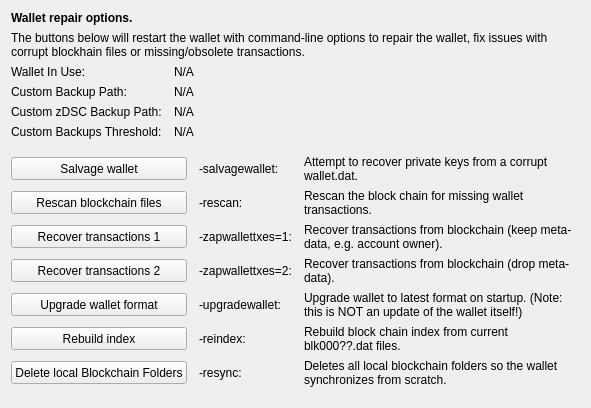
     <widget class="QWidget" name="tab_repair">
      <attribute name="title">
       <string>&amp;Wallet Repair</string>
      </attribute>
      <layout class="QGridLayout" name="gridLayout_4" columnstretch="0,0,0,0">
       <property name="horizontalSpacing">
        <number>12</number>
       </property>
       <item row="0" column="0" colspan="4">
        <widget class="QLabel" name="label_repair_header">
         <property name="font">
          <font>
           <weight>75</weight>
           <bold>true</bold>
          </font>
         </property>
         <property name="text">
          <string>Wallet repair options.</string>
         </property>
        </widget>
       </item>
       <item row="1" column="0" colspan="4">
        <widget class="QLabel" name="label_repair_helptext">
         <property name="font">
          <font>
           <weight>50</weight>
           <bold>false</bold>
          </font>
         </property>
         <property name="text">
          <string>The buttons below will restart the wallet with command-line options to repair the wallet, fix issues with corrupt blockhain files or missing/obsolete transactions.</string>
         </property>
         <property name="wordWrap">
          <bool>true</bool>
         </property>
        </widget>
       </item>
       <item row="2" column="0">
        <widget class="QLabel" name="wallet_path_label">
         <property name="text">
          <string>Wallet In Use:</string>
         </property>
        </widget>
       </item>
       <item row="2" column="1" colspan="3">
        <widget class="QLabel" name="wallet_path">
         <property name="cursor">
          <cursorShape>IBeamCursor</cursorShape>
         </property>
         <property name="text">
          <string>N/A</string>
         </property>
         <property name="textFormat">
          <enum>Qt::PlainText</enum>
         </property>
         <property name="textInteractionFlags">
          <set>Qt::LinksAccessibleByMouse|Qt::TextSelectableByKeyboard|Qt::TextSelectableByMouse</set>
         </property>
        </widget>
       </item>
       <item row="3" column="0">
        <widget class="QLabel" name="wallet_custombackuppath_label">
         <property name="text">
          <string>Custom Backup Path:</string>
         </property>
         <property name="visible">
          <bool>false</bool>
         </property>
        </widget>
       </item>
       <item row="3" column="1" colspan="3">
        <widget class="QLabel" name="wallet_custombackuppath">
         <property name="cursor">
          <cursorShape>IBeamCursor</cursorShape>
         </property>
         <property name="text">
          <string>N/A</string>
         </property>
         <property name="textFormat">
          <enum>Qt::PlainText</enum>
         </property>
         <property name="textInteractionFlags">
          <set>Qt::LinksAccessibleByMouse|Qt::TextSelectableByKeyboard|Qt::TextSelectableByMouse</set>
         </property>
         <property name="visible">
          <bool>false</bool>
         </property>
        </widget>
       </item>
       <item row="4" column="0">
        <widget class="QLabel" name="wallet_customzpivbackuppath_label">
         <property name="text">
          <string>Custom zDSC Backup Path:</string>
         </property>
         <property name="visible">
          <bool>false</bool>
         </property>
        </widget>
       </item>
       <item row="4" column="1" colspan="3">
        <widget class="QLabel" name="wallet_customzpivbackuppath">
         <property name="cursor">
          <cursorShape>IBeamCursor</cursorShape>
         </property>
         <property name="text">
          <string>N/A</string>
         </property>
         <property name="textFormat">
          <enum>Qt::PlainText</enum>
         </property>
         <property name="textInteractionFlags">
          <set>Qt::LinksAccessibleByMouse|Qt::TextSelectableByKeyboard|Qt::TextSelectableByMouse</set>
         </property>
         <property name="visible">
          <bool>false</bool>
         </property>
        </widget>
       </item>
       <item row="5" column="0">
        <widget class="QLabel" name="wallet_custombackupthreshold_label">
         <property name="text">
          <string>Custom Backups Threshold:</string>
         </property>
         <property name="visible">
          <bool>false</bool>
         </property>
        </widget>
       </item>
       <item row="5" column="1" colspan="3">
        <widget class="QLabel" name="wallet_custombackupthreshold">
         <property name="cursor">
          <cursorShape>IBeamCursor</cursorShape>
         </property>
         <property name="text">
          <string>N/A</string>
         </property>
         <property name="textFormat">
          <enum>Qt::PlainText</enum>
         </property>
         <property name="textInteractionFlags">
          <set>Qt::LinksAccessibleByMouse|Qt::TextSelectableByKeyboard|Qt::TextSelectableByMouse</set>
         </property>
         <property name="visible">
          <bool>false</bool>
         </property>
        </widget>
       </item>
       <item row="6" column="0">
        <spacer name="verticalSpacer_repair1">
         <property name="orientation">
          <enum>Qt::Vertical</enum>
         </property>
         <property name="sizeHint" stdset="0">
          <size>
           <width>10</width>
           <height>10</height>
          </size>
         </property>
        </spacer>
       </item>
       <item row="7" column="0" colspan="2">
        <widget class="QPushButton" name="btn_salvagewallet">
         <property name="minimumSize">
          <size>
           <width>100</width>
           <height>23</height>
          </size>
         </property>
         <property name="text">
          <string>Salvage wallet</string>
         </property>
        </widget>
       </item>
       <item row="7" column="2">
        <widget class="QLabel" name="label_repair_salvage_command">
         <property name="text">
          <string notr="true">-salvagewallet:</string>
         </property>
        </widget>
       </item>
       <item row="7" column="3">
        <widget class="QLabel" name="label_repair_salvage">
         <property name="text">
          <string>Attempt to recover private keys from a corrupt wallet.dat.</string>
         </property>
         <property name="wordWrap">
          <bool>true</bool>
         </property>
        </widget>
       </item>
       <item row="8" column="0" colspan="2">
        <widget class="QPushButton" name="btn_rescan">
         <property name="minimumSize">
          <size>
           <width>100</width>
           <height>23</height>
          </size>
         </property>
         <property name="text">
          <string>Rescan blockchain files</string>
         </property>
        </widget>
       </item>
       <item row="8" column="2">
        <widget class="QLabel" name="label_repair_rescan_command">
         <property name="text">
          <string notr="true">-rescan:</string>
         </property>
        </widget>
       </item>
       <item row="8" column="3">
        <widget class="QLabel" name="label_repair_rescan">
         <property name="text">
          <string>Rescan the block chain for missing wallet transactions.</string>
         </property>
         <property name="wordWrap">
          <bool>true</bool>
         </property>
        </widget>
       </item>
       <item row="9" column="0" colspan="2">
        <widget class="QPushButton" name="btn_zapwallettxes1">
         <property name="minimumSize">
          <size>
           <width>100</width>
           <height>23</height>
          </size>
         </property>
         <property name="text">
          <string>Recover transactions 1</string>
         </property>
        </widget>
       </item>
       <item row="9" column="2">
        <widget class="QLabel" name="label_repair_zap1_command">
         <property name="text">
          <string notr="true">-zapwallettxes=1:</string>
         </property>
        </widget>
       </item>
       <item row="9" column="3">
        <widget class="QLabel" name="label_repair_zap1">
         <property name="text">
          <string>Recover transactions from blockchain (keep meta-data, e.g. account owner).</string>
         </property>
         <property name="wordWrap">
          <bool>true</bool>
         </property>
        </widget>
       </item>
       <item row="10" column="0" colspan="2">
        <widget class="QPushButton" name="btn_zapwallettxes2">
         <property name="minimumSize">
          <size>
           <width>100</width>
           <height>23</height>
          </size>
         </property>
         <property name="text">
          <string>Recover transactions 2</string>
         </property>
        </widget>
       </item>
       <item row="10" column="2">
        <widget class="QLabel" name="label_repair_zap2_command">
         <property name="text">
          <string notr="true">-zapwallettxes=2:</string>
         </property>
        </widget>
       </item>
       <item row="10" column="3">
        <widget class="QLabel" name="label_repair_zap2">
         <property name="text">
          <string>Recover transactions from blockchain (drop meta-data).</string>
         </property>
         <property name="wordWrap">
          <bool>true</bool>
         </property>
        </widget>
       </item>
       <item row="11" column="0" colspan="2">
        <widget class="QPushButton" name="btn_upgradewallet">
         <property name="minimumSize">
          <size>
           <width>100</width>
           <height>23</height>
          </size>
         </property>
         <property name="text">
          <string>Upgrade wallet format</string>
         </property>
        </widget>
       </item>
       <item row="11" column="2">
        <widget class="QLabel" name="label_repair_upgrade_command">
         <property name="text">
          <string notr="true">-upgradewallet:</string>
         </property>
        </widget>
       </item>
       <item row="11" column="3">
        <widget class="QLabel" name="label_repair_upgrade">
         <property name="text">
          <string>Upgrade wallet to latest format on startup. (Note: this is NOT an update of the wallet itself!)</string>
         </property>
         <property name="wordWrap">
          <bool>true</bool>
         </property>
        </widget>
       </item>
       <item row="12" column="0" colspan="2">
        <widget class="QPushButton" name="btn_reindex">
         <property name="minimumSize">
          <size>
           <width>100</width>
           <height>23</height>
          </size>
         </property>
         <property name="text">
          <string>Rebuild index</string>
         </property>
        </widget>
       </item>
       <item row="12" column="2">
        <widget class="QLabel" name="label_repair_reindex_command">
         <property name="text">
          <string notr="true">-reindex:</string>
         </property>
        </widget>
       </item>
       <item row="12" column="3">
        <widget class="QLabel" name="label_repair_reindex">
         <property name="text">
          <string>Rebuild block chain index from current blk000??.dat files.</string>
         </property>
         <property name="wordWrap">
          <bool>true</bool>
         </property>
        </widget>
       </item>
       <item row="13" column="0" colspan="2">
        <widget class="QPushButton" name="btn_resync">
         <property name="minimumSize">
          <size>
           <width>100</width>
           <height>23</height>
          </size>
         </property>
         <property name="text">
          <string>Delete local Blockchain Folders</string>
         </property>
        </widget>
       </item>
       <item row="13" column="2">
        <widget class="QLabel" name="label_repair_resync_command">
         <property name="text">
          <string>-resync:</string>
         </property>
        </widget>
       </item>
       <item row="13" column="3">
        <widget class="QLabel" name="label_repair_resync">
         <property name="text">
          <string>Deletes all local blockchain folders so the wallet synchronizes from scratch.</string>
         </property>
         <property name="wordWrap">
          <bool>true</bool>
         </property>
        </widget>
       </item>
       <item row="14" column="0">
        <spacer name="verticalSpacer_repair2">
         <property name="orientation">
          <enum>Qt::Vertical</enum>
         </property>
         <property name="sizeHint" stdset="0">
          <size>
           <width>20</width>
           <height>10</height>
          </size>
         </property>
        </spacer>
       </item>
      </layout>
     </widget>
